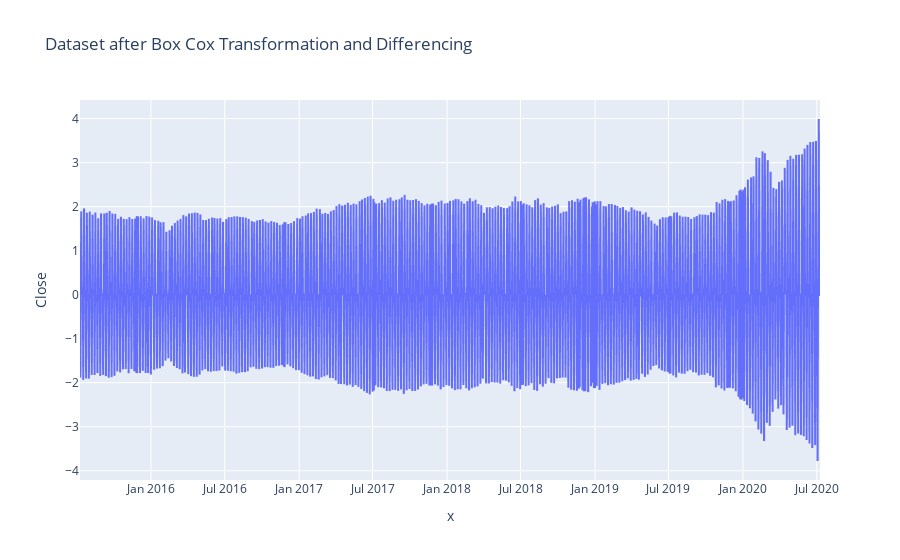

The code cell stored with this chart in its notebook:
### Code cell
px.line(df_transformed_diff,x=df_transformed_diff.index,y="Close",title="Dataset after Box Cox Transformation and Differencing")

### Figure 1 — Plotly figure (JSON) as saved in the notebook; plotly's stock layout.template omitted (floating-point values rounded to 4 significant figures; data arrays with more than 128 entries replaced by an {"elided": "..."} marker saying what was removed)
{"data": [{"hoverlabel": {"namelength": 0}, "hovertemplate": "x=%{x}<br>Close=%{y}", "legendgroup": "", "line": {"color": "#636efa", "dash": "solid"}, "mode": "lines", "name": "", "showlegend": false, "type": "scattergl", "x": {"elided": "1827 str values"}, "xaxis": "x", "y": {"elided": "1827 float values"}, "yaxis": "y"}], "layout": {"legend": {"tracegroupgap": 0}, "title": {"text": "Dataset after Box Cox Transformation and Differencing"}, "xaxis": {"anchor": "y", "domain": [0, 1], "title": {"text": "x"}}, "yaxis": {"anchor": "x", "domain": [0, 1], "title": {"text": "Close"}}}}
